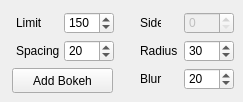
         <widget class="QWidget" name="tab_2">
          <attribute name="title">
           <string>Style 2</string>
          </attribute>
          <widget class="QSpinBox" name="limit">
           <property name="geometry">
            <rect>
             <x>64</x>
             <y>12</y>
             <width>50</width>
             <height>22</height>
            </rect>
           </property>
           <property name="minimum">
            <number>50</number>
           </property>
           <property name="maximum">
            <number>255</number>
           </property>
           <property name="value">
            <number>150</number>
           </property>
          </widget>
          <widget class="QPushButton" name="pushRealBokeh2">
           <property name="geometry">
            <rect>
             <x>12</x>
             <y>68</y>
             <width>101</width>
             <height>25</height>
            </rect>
           </property>
           <property name="text">
            <string>Add Bokeh</string>
           </property>
          </widget>
          <widget class="QLabel" name="label_55">
           <property name="geometry">
            <rect>
             <x>16</x>
             <y>12</y>
             <width>47</width>
             <height>22</height>
            </rect>
           </property>
           <property name="text">
            <string>Limit</string>
           </property>
          </widget>
          <widget class="QLabel" name="label_58">
           <property name="geometry">
            <rect>
             <x>140</x>
             <y>40</y>
             <width>45</width>
             <height>22</height>
            </rect>
           </property>
           <property name="text">
            <string>Radius</string>
           </property>
          </widget>
          <widget class="QSpinBox" name="bokehSize">
           <property name="geometry">
            <rect>
             <x>184</x>
             <y>40</y>
             <width>50</width>
             <height>22</height>
            </rect>
           </property>
           <property name="maximum">
            <number>255</number>
           </property>
           <property name="value">
            <number>30</number>
           </property>
          </widget>
          <widget class="QLabel" name="label_59">
           <property name="geometry">
            <rect>
             <x>16</x>
             <y>40</y>
             <width>45</width>
             <height>22</height>
            </rect>
           </property>
           <property name="text">
            <string>Spacing</string>
           </property>
          </widget>
          <widget class="QSpinBox" name="blur">
           <property name="geometry">
            <rect>
             <x>184</x>
             <y>68</y>
             <width>50</width>
             <height>22</height>
            </rect>
           </property>
           <property name="maximum">
            <number>255</number>
           </property>
           <property name="value">
            <number>20</number>
           </property>
          </widget>
          <widget class="QLabel" name="label_60">
           <property name="geometry">
            <rect>
             <x>140</x>
             <y>68</y>
             <width>47</width>
             <height>22</height>
            </rect>
           </property>
           <property name="text">
            <string>Blur</string>
           </property>
          </widget>
          <widget class="QSpinBox" name="XY">
           <property name="geometry">
            <rect>
             <x>64</x>
             <y>40</y>
             <width>50</width>
             <height>22</height>
            </rect>
           </property>
           <property name="minimum">
            <number>1</number>
           </property>
           <property name="maximum">
            <number>255</number>
           </property>
           <property name="value">
            <number>20</number>
           </property>
          </widget>
          <widget class="QSpinBox" name="spinS">
           <property name="enabled">
            <bool>false</bool>
           </property>
           <property name="geometry">
            <rect>
             <x>184</x>
             <y>12</y>
             <width>50</width>
             <height>22</height>
            </rect>
           </property>
           <property name="maximum">
            <number>64</number>
           </property>
           <property name="value">
            <number>0</number>
           </property>
          </widget>
          <widget class="QLabel" name="label_53">
           <property name="geometry">
            <rect>
             <x>140</x>
             <y>12</y>
             <width>21</width>
             <height>22</height>
            </rect>
           </property>
           <property name="text">
            <string>Side</string>
           </property>
          </widget>
         </widget>
